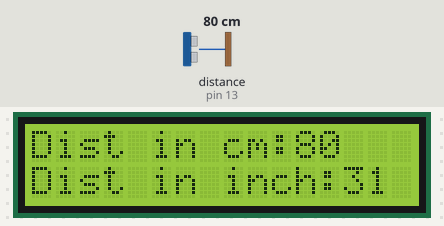
The sketch below on a simulated Arduino Uno, built with avr-gcc and run on an emulated ATmega328P. Parts: 16×2 character LCD. Wiring (inferred from the names in the program): ultrasonic range finder: trigger pin 8; echo pin 13. The test bench sets the inputs (shaded band); at power-on: distance to the obstacle (sensor on pin 13) 80 cm. The echo pulse lasts 58.3 µs per cm; what the sketch prints to the serial monitor is not drawn.

Above: at 1.2 s.
1.3 s: distance to the obstacle (sensor on pin 13) set to 35 cm
At 1.61 s:
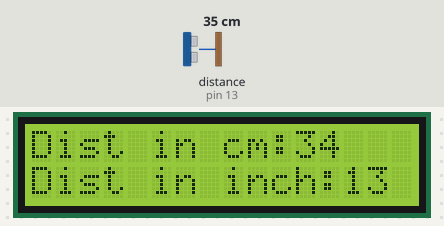
3.6 s: distance to the obstacle (sensor on pin 13) set to 9 cm
At 3.94 s:
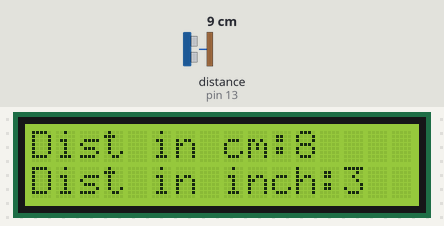
6.6 s: distance to the obstacle (sensor on pin 13) set to 18 cm
At 6.93 s:
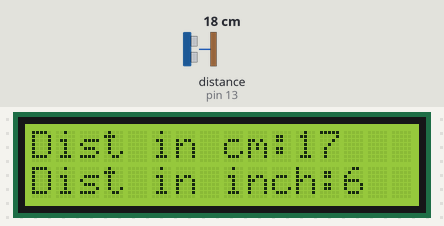
9.6 s: distance to the obstacle (sensor on pin 13) set to 299 cm
At 9.96 s:
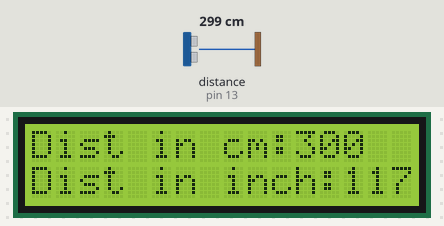
12.6 s: distance to the obstacle (sensor on pin 13) set to 2 cm
At 12.95 s:
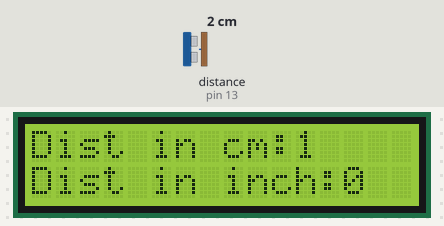
15.6 s: distance to the obstacle (sensor on pin 13) set to 18 cm
At 15.94 s:
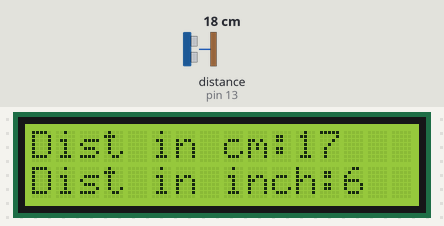

The sketch:

lcdUltrasonic.ino
```cpp
#include<LiquidCrystal_I2C.h>
int trigPin = 8;
int echoPin = 13;
long duration;
int distance_cm;
int distance_inch;
LiquidCrystal_I2C lcd(0x3F,16,2);
void setup() {
  Serial.begin(9600);           // Initialize Serial Monitor
  pinMode(trigPin, OUTPUT);     // Set trigPin as output
  pinMode(echoPin, INPUT);// Set echoPin as input
  lcd.init();
  lcd.backlight();
}


void loop() {
  // Send a 10 µs pulse to trigger the sensor
  digitalWrite(trigPin, LOW);
  delayMicroseconds(2);
  digitalWrite(trigPin, HIGH);
  delayMicroseconds(10);
  digitalWrite(trigPin, LOW);

  // Read the echo pin and measure the duration of pulse
  duration = pulseIn(echoPin, HIGH);

  // Calculate distance using simplified formulas
  distance_cm = duration / 58;
  distance_inch = duration / 148;

  // Display the results
  Serial.print("Distance: ");
  Serial.print(distance_cm);
  Serial.print(" cm  |  ");
  Serial.print(distance_inch);
  Serial.println(" inches");
  lcd.setCursor(0,0);
 lcd.print("Dist in cm:");
 lcd.print(distance_cm);
 lcd.setCursor(0,1);
 lcd.print("Dist in inch:");
 lcd.print(distance_inch);
delay(200);
lcd.clear();
}
```

Measured:
- after the input at 1.3 s, the display: first differs from a run without the input after 0.21 s (image 1)
- after the input at 3.6 s, the display: first differs from a run without the input after 0.24 s (image 2)
- after the input at 6.6 s, the display: first differs from a run without the input after 0.24 s (image 3)
- after the input at 9.6 s, the display: first differs from a run without the input after 0.27 s (image 4)
- after the input at 12.6 s, the display: first differs from a run without the input after 0.26 s (image 5)
- after the input at 15.6 s, the display: first differs from a run without the input after 0.24 s (image 6)
